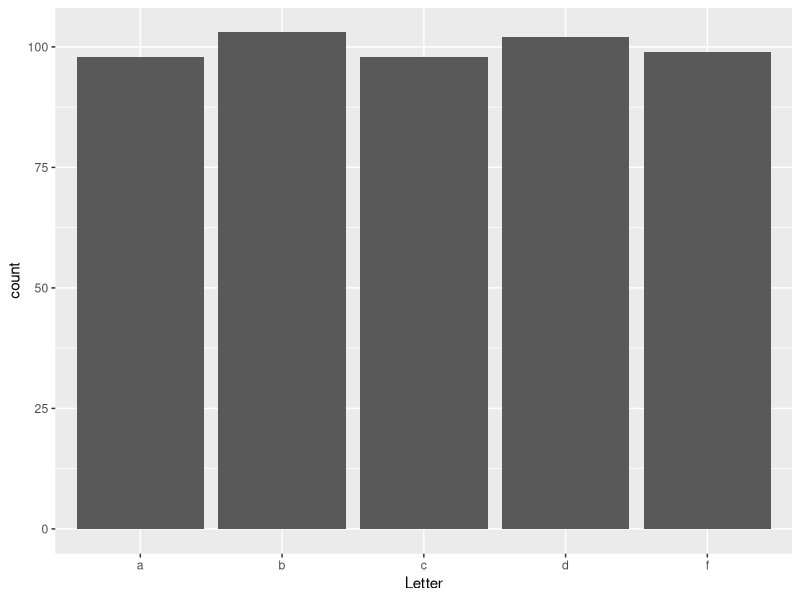
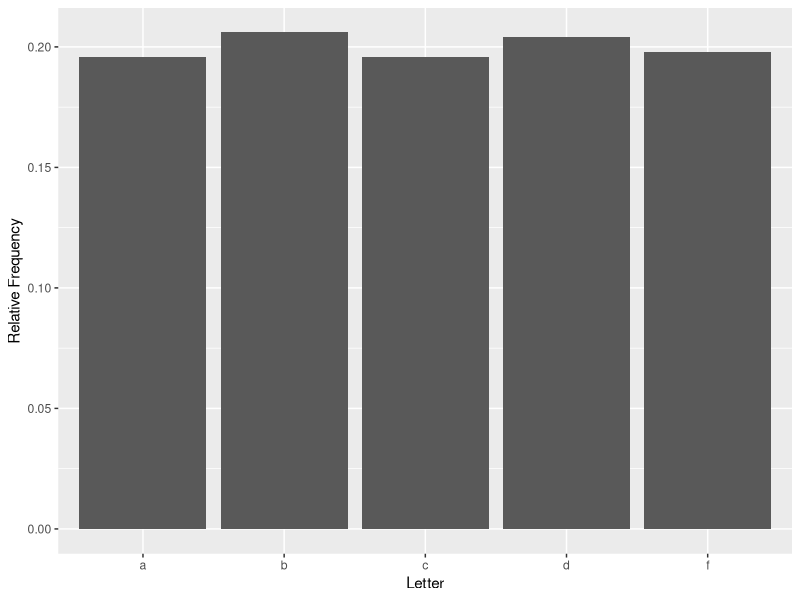

Source code (R) for these figures, in order:
## ---- chunk 1
sample(letters,10)
round(runif(10,5,15),0)
runif(10, 1,15)
## ---- chunk 2
library(dplyr)
library(ggplot2)
## ---- chunk 3
sample(letters[c(1:4,6)],10, replace = TRUE)
## ---- chunk 4
df<-data.frame(Letter = sample(letters[c(1:4,6)],500, replace = TRUE))
df$Letter
g <- ggplot(df, aes(Letter))
## ---- chunk 5
df2<-df %>% group_by(Letter) %>% summarize(Frequency = length(Letter), Relative_Frequency = Frequency/500)
df2
## ---- chunk 6
g + geom_bar()
## ---- chunk 7
g + geom_bar(aes(y = (..count..)/sum(..count..))) + labs(y = "Relative Frequency")
## ---- chunk 8
round(rnorm(10,mean = 150, sd = 3),0)
